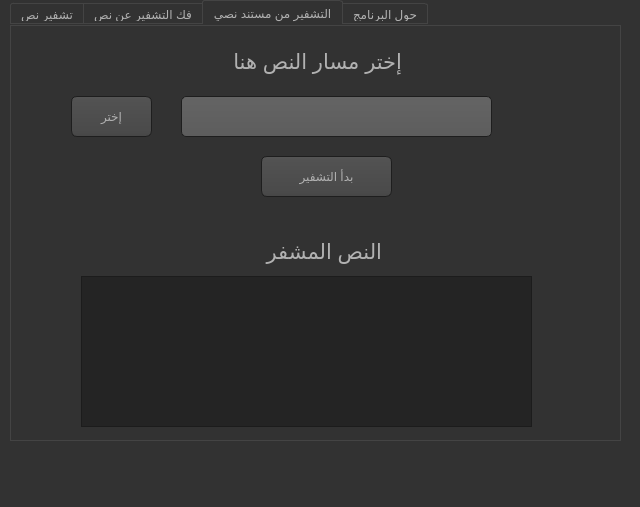
<?xml version="1.0" encoding="UTF-8"?>
<ui version="4.0">
 <class>MainWindow</class>
 <widget class="QMainWindow" name="MainWindow">
  <property name="geometry">
   <rect>
    <x>0</x>
    <y>0</y>
    <width>640</width>
    <height>507</height>
   </rect>
  </property>
  <property name="windowTitle">
   <string>MainWindow</string>
  </property>
  <property name="styleSheet">
   <string notr="true">QToolTip
{
     border: 1px solid black;
     background-color: #ffa02f;
     padding: 1px;
     border-radius: 3px;
     opacity: 100;
}

QWidget
{
    color: #b1b1b1;
    background-color: #323232;
}

QWidget:item:hover
{
    background-color: QLinearGradient( x1: 0, y1: 0, x2: 0, y2: 1, stop: 0 #ffa02f, stop: 1 #ca0619);
    color: #000000;
}

QWidget:item:selected
{
    background-color: QLinearGradient( x1: 0, y1: 0, x2: 0, y2: 1, stop: 0 #ffa02f, stop: 1 #d7801a);
}

QMenuBar::item
{
    background: transparent;
}

QMenuBar::item:selected
{
    background: transparent;
    border: 1px solid #ffaa00;
}

QMenuBar::item:pressed
{
    background: #444;
    border: 1px solid #000;
    background-color: QLinearGradient(
        x1:0, y1:0,
        x2:0, y2:1,
        stop:1 #212121,
        stop:0.4 #343434/*,
        stop:0.2 #343434,
        stop:0.1 #ffaa00*/
    );
    margin-bottom:-1px;
    padding-bottom:1px;
}

QMenu
{
    border: 1px solid #000;
}

QMenu::item
{
    padding: 2px 20px 2px 20px;
}

QMenu::item:selected
{
    color: #000000;
}

QWidget:disabled
{
    color: #404040;
    background-color: #323232;
}

QAbstractItemView
{
    background-color: QLinearGradient( x1: 0, y1: 0, x2: 0, y2: 1, stop: 0 #4d4d4d, stop: 0.1 #646464, stop: 1 #5d5d5d);
}

QWidget:focus
{
    /*border: 2px solid QLinearGradient( x1: 0, y1: 0, x2: 0, y2: 1, stop: 0 #ffa02f, stop: 1 #d7801a);*/
}

QLineEdit
{
    background-color: QLinearGradient( x1: 0, y1: 0, x2: 0, y2: 1, stop: 0 #4d4d4d, stop: 0 #646464, stop: 1 #5d5d5d);
    padding: 1px;
    border-style: solid;
    border: 1px solid #1e1e1e;
    border-radius: 5;
}

QPushButton
{
    color: #b1b1b1;
    background-color: QLinearGradient( x1: 0, y1: 0, x2: 0, y2: 1, stop: 0 #565656, stop: 0.1 #525252, stop: 0.5 #4e4e4e, stop: 0.9 #4a4a4a, stop: 1 #464646);
    border-width: 1px;
    border-color: #1e1e1e;
    border-style: solid;
    border-radius: 6;
    padding: 3px;
    font-size: 12px;
    padding-left: 5px;
    padding-right: 5px;
}

QPushButton:pressed
{
    background-color: QLinearGradient( x1: 0, y1: 0, x2: 0, y2: 1, stop: 0 #2d2d2d, stop: 0.1 #2b2b2b, stop: 0.5 #292929, stop: 0.9 #282828, stop: 1 #252525);
}

QComboBox
{
    selection-background-color: #ffaa00;
    background-color: QLinearGradient( x1: 0, y1: 0, x2: 0, y2: 1, stop: 0 #565656, stop: 0.1 #525252, stop: 0.5 #4e4e4e, stop: 0.9 #4a4a4a, stop: 1 #464646);
    border-style: solid;
    border: 1px solid #1e1e1e;
    border-radius: 5;
}

QComboBox:hover,QPushButton:hover
{
    border: 2px solid QLinearGradient( x1: 0, y1: 0, x2: 0, y2: 1, stop: 0 #ffa02f, stop: 1 #d7801a);
}


QComboBox:on
{
    padding-top: 3px;
    padding-left: 4px;
    background-color: QLinearGradient( x1: 0, y1: 0, x2: 0, y2: 1, stop: 0 #2d2d2d, stop: 0.1 #2b2b2b, stop: 0.5 #292929, stop: 0.9 #282828, stop: 1 #252525);
    selection-background-color: #ffaa00;
}

QComboBox QAbstractItemView
{
    border: 2px solid darkgray;
    selection-background-color: QLinearGradient( x1: 0, y1: 0, x2: 0, y2: 1, stop: 0 #ffa02f, stop: 1 #d7801a);
}

QComboBox::drop-down
{
     subcontrol-origin: padding;
     subcontrol-position: top right;
     width: 15px;

     border-left-width: 0px;
     border-left-color: darkgray;
     border-left-style: solid; /* just a single line */
     border-top-right-radius: 3px; /* same radius as the QComboBox */
     border-bottom-right-radius: 3px;
 }

QComboBox::down-arrow
{
     image: url(:/down_arrow.png);
}

QGroupBox:focus
{
border: 2px solid QLinearGradient( x1: 0, y1: 0, x2: 0, y2: 1, stop: 0 #ffa02f, stop: 1 #d7801a);
}

QTextEdit:focus
{
    border: 2px solid QLinearGradient( x1: 0, y1: 0, x2: 0, y2: 1, stop: 0 #ffa02f, stop: 1 #d7801a);
}

QScrollBar:horizontal {
     border: 1px solid #222222;
     background: QLinearGradient( x1: 0, y1: 0, x2: 0, y2: 1, stop: 0.0 #121212, stop: 0.2 #282828, stop: 1 #484848);
     height: 7px;
     margin: 0px 16px 0 16px;
}

QScrollBar::handle:horizontal
{
      background: QLinearGradient( x1: 0, y1: 0, x2: 1, y2: 0, stop: 0 #ffa02f, stop: 0.5 #d7801a, stop: 1 #ffa02f);
      min-height: 20px;
      border-radius: 2px;
}

QScrollBar::add-line:horizontal {
      border: 1px solid #1b1b19;
      border-radius: 2px;
      background: QLinearGradient( x1: 0, y1: 0, x2: 1, y2: 0, stop: 0 #ffa02f, stop: 1 #d7801a);
      width: 14px;
      subcontrol-position: right;
      subcontrol-origin: margin;
}

QScrollBar::sub-line:horizontal {
      border: 1px solid #1b1b19;
      border-radius: 2px;
      background: QLinearGradient( x1: 0, y1: 0, x2: 1, y2: 0, stop: 0 #ffa02f, stop: 1 #d7801a);
      width: 14px;
     subcontrol-position: left;
     subcontrol-origin: margin;
}

QScrollBar::right-arrow:horizontal, QScrollBar::left-arrow:horizontal
{
      border: 1px solid black;
      width: 1px;
      height: 1px;
      background: white;
}

QScrollBar::add-page:horizontal, QScrollBar::sub-page:horizontal
{
      background: none;
}

QScrollBar:vertical
{
      background: QLinearGradient( x1: 0, y1: 0, x2: 1, y2: 0, stop: 0.0 #121212, stop: 0.2 #282828, stop: 1 #484848);
      width: 7px;
      margin: 16px 0 16px 0;
      border: 1px solid #222222;
}

QScrollBar::handle:vertical
{
      background: QLinearGradient( x1: 0, y1: 0, x2: 0, y2: 1, stop: 0 #ffa02f, stop: 0.5 #d7801a, stop: 1 #ffa02f);
      min-height: 20px;
      border-radius: 2px;
}

QScrollBar::add-line:vertical
{
      border: 1px solid #1b1b19;
      border-radius: 2px;
      background: QLinearGradient( x1: 0, y1: 0, x2: 0, y2: 1, stop: 0 #ffa02f, stop: 1 #d7801a);
      height: 14px;
      subcontrol-position: bottom;
      subcontrol-origin: margin;
}

QScrollBar::sub-line:vertical
{
      border: 1px solid #1b1b19;
      border-radius: 2px;
      background: QLinearGradient( x1: 0, y1: 0, x2: 0, y2: 1, stop: 0 #d7801a, stop: 1 #ffa02f);
      height: 14px;
      subcontrol-position: top;
      subcontrol-origin: margin;
}

QScrollBar::up-arrow:vertical, QScrollBar::down-arrow:vertical
{
      border: 1px solid black;
      width: 1px;
      height: 1px;
      background: white;
}


QScrollBar::add-page:vertical, QScrollBar::sub-page:vertical
{
      background: none;
}

QTextEdit
{
    background-color: #242424;
}

QPlainTextEdit
{
    background-color: #242424;
}

QHeaderView::section
{
    background-color: QLinearGradient(x1:0, y1:0, x2:0, y2:1, stop:0 #616161, stop: 0.5 #505050, stop: 0.6 #434343, stop:1 #656565);
    color: white;
    padding-left: 4px;
    border: 1px solid #6c6c6c;
}

QCheckBox:disabled
{
color: #414141;
}

QDockWidget::title
{
    text-align: center;
    spacing: 3px; /* spacing between items in the tool bar */
    background-color: QLinearGradient(x1:0, y1:0, x2:0, y2:1, stop:0 #323232, stop: 0.5 #242424, stop:1 #323232);
}

QDockWidget::close-button, QDockWidget::float-button
{
    text-align: center;
    spacing: 1px; /* spacing between items in the tool bar */
    background-color: QLinearGradient(x1:0, y1:0, x2:0, y2:1, stop:0 #323232, stop: 0.5 #242424, stop:1 #323232);
}

QDockWidget::close-button:hover, QDockWidget::float-button:hover
{
    background: #242424;
}

QDockWidget::close-button:pressed, QDockWidget::float-button:pressed
{
    padding: 1px -1px -1px 1px;
}

QMainWindow::separator
{
    background-color: QLinearGradient(x1:0, y1:0, x2:0, y2:1, stop:0 #161616, stop: 0.5 #151515, stop: 0.6 #212121, stop:1 #343434);
    color: white;
    padding-left: 4px;
    border: 1px solid #4c4c4c;
    spacing: 3px; /* spacing between items in the tool bar */
}

QMainWindow::separator:hover
{

    background-color: QLinearGradient(x1:0, y1:0, x2:0, y2:1, stop:0 #d7801a, stop:0.5 #b56c17 stop:1 #ffa02f);
    color: white;
    padding-left: 4px;
    border: 1px solid #6c6c6c;
    spacing: 3px; /* spacing between items in the tool bar */
}

QToolBar::handle
{
     spacing: 3px; /* spacing between items in the tool bar */
     background: url(:/images/handle.png);
}

QMenu::separator
{
    height: 2px;
    background-color: QLinearGradient(x1:0, y1:0, x2:0, y2:1, stop:0 #161616, stop: 0.5 #151515, stop: 0.6 #212121, stop:1 #343434);
    color: white;
    padding-left: 4px;
    margin-left: 10px;
    margin-right: 5px;
}

QProgressBar
{
    border: 2px solid grey;
    border-radius: 5px;
    text-align: center;
}

QProgressBar::chunk
{
    background-color: #d7801a;
    width: 2.15px;
    margin: 0.5px;
}

QTabBar::tab {
    color: #b1b1b1;
    border: 1px solid #444;
    border-bottom-style: none;
    background-color: #323232;
    padding-left: 10px;
    padding-right: 10px;
    padding-top: 3px;
    padding-bottom: 2px;
    margin-right: -1px;
}

QTabWidget::pane {
    border: 1px solid #444;
    top: 1px;
}

QTabBar::tab:last
{
    margin-right: 0; /* the last selected tab has nothing to overlap with on the right */
    border-top-right-radius: 3px;
}

QTabBar::tab:first:!selected
{
 margin-left: 0px; /* the last selected tab has nothing to overlap with on the right */


    border-top-left-radius: 3px;
}

QTabBar::tab:!selected
{
    color: #b1b1b1;
    border-bottom-style: solid;
    margin-top: 3px;
    background-color: QLinearGradient(x1:0, y1:0, x2:0, y2:1, stop:1 #212121, stop:.4 #343434);
}

QTabBar::tab:selected
{
    border-top-left-radius: 3px;
    border-top-right-radius: 3px;
    margin-bottom: 0px;
}

QTabBar::tab:!selected:hover
{
    /*border-top: 2px solid #ffaa00;
    padding-bottom: 3px;*/
    border-top-left-radius: 3px;
    border-top-right-radius: 3px;
    background-color: QLinearGradient(x1:0, y1:0, x2:0, y2:1, stop:1 #212121, stop:0.4 #343434, stop:0.2 #343434, stop:0.1 #ffaa00);
}

QRadioButton::indicator:checked, QRadioButton::indicator:unchecked{
    color: #b1b1b1;
    background-color: #323232;
    border: 1px solid #b1b1b1;
    border-radius: 6px;
}

QRadioButton::indicator:checked
{
    background-color: qradialgradient(
        cx: 0.5, cy: 0.5,
        fx: 0.5, fy: 0.5,
        radius: 1.0,
        stop: 0.25 #ffaa00,
        stop: 0.3 #323232
    );
}

QCheckBox::indicator{
    color: #b1b1b1;
    background-color: #323232;
    border: 1px solid #b1b1b1;
    width: 9px;
    height: 9px;
}

QRadioButton::indicator
{
    border-radius: 6px;
}

QRadioButton::indicator:hover, QCheckBox::indicator:hover
{
    border: 1px solid #ffaa00;
}

QCheckBox::indicator:checked
{
    image:url(:/images/checkbox.png);
}

QCheckBox::indicator:disabled, QRadioButton::indicator:disabled
{
    border: 1px solid #444;
}</string>
  </property>
  <widget class="QWidget" name="centralwidget">
   <widget class="QTabWidget" name="tabWidget">
    <property name="geometry">
     <rect>
      <x>10</x>
      <y>0</y>
      <width>611</width>
      <height>441</height>
     </rect>
    </property>
    <property name="currentIndex">
     <number>2</number>
    </property>
    <widget class="QWidget" name="tab">
     <attribute name="title">
      <string>تشفير نص</string>
     </attribute>
     <widget class="QTextEdit" name="textEdit">
      <property name="geometry">
       <rect>
        <x>80</x>
        <y>40</y>
        <width>451</width>
        <height>131</height>
       </rect>
      </property>
     </widget>
     <widget class="QLabel" name="label_2">
      <property name="geometry">
       <rect>
        <x>130</x>
        <y>240</y>
        <width>231</width>
        <height>31</height>
       </rect>
      </property>
      <property name="font">
       <font>
        <pointsize>16</pointsize>
       </font>
      </property>
      <property name="text">
       <string>النص المشفر </string>
      </property>
     </widget>
     <widget class="QPushButton" name="pushButton">
      <property name="geometry">
       <rect>
        <x>230</x>
        <y>190</y>
        <width>131</width>
        <height>41</height>
       </rect>
      </property>
      <property name="font">
       <font>
        <pointsize>-1</pointsize>
       </font>
      </property>
      <property name="text">
       <string>بدأ التشفير</string>
      </property>
     </widget>
     <widget class="QTextEdit" name="textEdit_3">
      <property name="geometry">
       <rect>
        <x>80</x>
        <y>280</y>
        <width>451</width>
        <height>121</height>
       </rect>
      </property>
     </widget>
     <widget class="QLabel" name="label">
      <property name="geometry">
       <rect>
        <x>180</x>
        <y>0</y>
        <width>231</width>
        <height>31</height>
       </rect>
      </property>
      <property name="font">
       <font>
        <pointsize>16</pointsize>
       </font>
      </property>
      <property name="text">
       <string>أدخل النص المكتوب هنا</string>
      </property>
     </widget>
    </widget>
    <widget class="QWidget" name="tab_2">
     <attribute name="title">
      <string>فك التشفير عن نص</string>
     </attribute>
     <widget class="QPushButton" name="pushButton_2">
      <property name="geometry">
       <rect>
        <x>230</x>
        <y>160</y>
        <width>131</width>
        <height>41</height>
       </rect>
      </property>
      <property name="font">
       <font>
        <pointsize>-1</pointsize>
       </font>
      </property>
      <property name="text">
       <string>بدأ التشفير</string>
      </property>
     </widget>
     <widget class="QTextEdit" name="textEdit_4">
      <property name="geometry">
       <rect>
        <x>80</x>
        <y>250</y>
        <width>451</width>
        <height>151</height>
       </rect>
      </property>
     </widget>
     <widget class="QLabel" name="label_3">
      <property name="geometry">
       <rect>
        <x>170</x>
        <y>210</y>
        <width>231</width>
        <height>31</height>
       </rect>
      </property>
      <property name="font">
       <font>
        <pointsize>16</pointsize>
       </font>
      </property>
      <property name="text">
       <string>النص بعد إلغاء التشفير</string>
      </property>
     </widget>
     <widget class="QLabel" name="label_4">
      <property name="geometry">
       <rect>
        <x>180</x>
        <y>10</y>
        <width>231</width>
        <height>31</height>
       </rect>
      </property>
      <property name="font">
       <font>
        <pointsize>16</pointsize>
       </font>
      </property>
      <property name="text">
       <string>أدخل النص المشفر هنا</string>
      </property>
     </widget>
     <widget class="QTextEdit" name="textEdit_2">
      <property name="geometry">
       <rect>
        <x>70</x>
        <y>50</y>
        <width>451</width>
        <height>91</height>
       </rect>
      </property>
     </widget>
    </widget>
    <widget class="QWidget" name="tab_3">
     <attribute name="title">
      <string>التشفير من مستند نصي</string>
     </attribute>
     <widget class="QLabel" name="label_5">
      <property name="geometry">
       <rect>
        <x>160</x>
        <y>20</y>
        <width>231</width>
        <height>31</height>
       </rect>
      </property>
      <property name="font">
       <font>
        <pointsize>16</pointsize>
       </font>
      </property>
      <property name="text">
       <string>إختر مسار النص هنا</string>
      </property>
     </widget>
     <widget class="QLineEdit" name="lineEdit">
      <property name="geometry">
       <rect>
        <x>170</x>
        <y>70</y>
        <width>311</width>
        <height>41</height>
       </rect>
      </property>
     </widget>
     <widget class="QPushButton" name="pushButton_3">
      <property name="geometry">
       <rect>
        <x>60</x>
        <y>70</y>
        <width>81</width>
        <height>41</height>
       </rect>
      </property>
      <property name="font">
       <font>
        <pointsize>-1</pointsize>
       </font>
      </property>
      <property name="text">
       <string>إختر</string>
      </property>
     </widget>
     <widget class="QPushButton" name="pushButton_4">
      <property name="geometry">
       <rect>
        <x>250</x>
        <y>130</y>
        <width>131</width>
        <height>41</height>
       </rect>
      </property>
      <property name="font">
       <font>
        <pointsize>-1</pointsize>
       </font>
      </property>
      <property name="text">
       <string>بدأ التشفير</string>
      </property>
     </widget>
     <widget class="QLabel" name="label_6">
      <property name="geometry">
       <rect>
        <x>140</x>
        <y>210</y>
        <width>231</width>
        <height>31</height>
       </rect>
      </property>
      <property name="font">
       <font>
        <pointsize>16</pointsize>
       </font>
      </property>
      <property name="text">
       <string>النص المشفر</string>
      </property>
     </widget>
     <widget class="QTextEdit" name="textEdit_5">
      <property name="geometry">
       <rect>
        <x>70</x>
        <y>250</y>
        <width>451</width>
        <height>151</height>
       </rect>
      </property>
     </widget>
    </widget>
    <widget class="QWidget" name="tab_7">
     <attribute name="title">
      <string>حول البرنامج</string>
     </attribute>
     <widget class="QTextBrowser" name="textBrowser">
      <property name="geometry">
       <rect>
        <x>170</x>
        <y>60</y>
        <width>301</width>
        <height>301</height>
       </rect>
      </property>
      <property name="html">
       <string>&lt;!DOCTYPE HTML PUBLIC &quot;-//W3C//DTD HTML 4.0//EN&quot; &quot;http://www.w3.org/TR/REC-html40/strict.dtd&quot;&gt;
&lt;html&gt;&lt;head&gt;&lt;meta name=&quot;qrichtext&quot; content=&quot;1&quot; /&gt;&lt;style type=&quot;text/css&quot;&gt;
p, li { white-space: pre-wrap; }
&lt;/style&gt;&lt;/head&gt;&lt;body style=&quot; font-family:'MS Shell Dlg 2'; font-size:8.25pt; font-weight:400; font-style:normal;&quot;&gt;
&lt;p align=&quot;center&quot; style=&quot; margin-top:0px; margin-bottom:0px; margin-left:0px; margin-right:0px; -qt-block-indent:0; text-indent:0px;&quot;&gt;&lt;span style=&quot; font-size:16pt; font-weight:600; text-decoration: underline;&quot;&gt;حول البرنامج&lt;/span&gt;&lt;/p&gt;
&lt;p align=&quot;center&quot; style=&quot;-qt-paragraph-type:empty; margin-top:0px; margin-bottom:0px; margin-left:0px; margin-right:0px; -qt-block-indent:0; text-indent:0px; font-size:16pt; font-weight:600; text-decoration: underline;&quot;&gt;&lt;br /&gt;&lt;/p&gt;
&lt;p align=&quot;center&quot; style=&quot; margin-top:0px; margin-bottom:0px; margin-left:0px; margin-right:0px; -qt-block-indent:0; text-indent:0px;&quot;&gt;&lt;span style=&quot; font-size:14pt;&quot;&gt;تم بإذن الله عمل برنامج &lt;/span&gt;&lt;/p&gt;
&lt;p align=&quot;center&quot; style=&quot; margin-top:0px; margin-bottom:0px; margin-left:0px; margin-right:0px; -qt-block-indent:0; text-indent:0px;&quot;&gt;&lt;span style=&quot; font-size:14pt;&quot;&gt;Hyper Coder &lt;/span&gt;&lt;/p&gt;
&lt;p align=&quot;center&quot; style=&quot; margin-top:0px; margin-bottom:0px; margin-left:0px; margin-right:0px; -qt-block-indent:0; text-indent:0px;&quot;&gt;&lt;span style=&quot; font-size:14pt;&quot;&gt;v 1.0&lt;/span&gt;&lt;/p&gt;
&lt;p align=&quot;center&quot; style=&quot;-qt-paragraph-type:empty; margin-top:0px; margin-bottom:0px; margin-left:0px; margin-right:0px; -qt-block-indent:0; text-indent:0px; font-size:14pt;&quot;&gt;&lt;br /&gt;&lt;/p&gt;
&lt;p align=&quot;center&quot; style=&quot; margin-top:0px; margin-bottom:0px; margin-left:0px; margin-right:0px; -qt-block-indent:0; text-indent:0px;&quot;&gt;&lt;span style=&quot; font-size:14pt;&quot;&gt;من طرف &lt;/span&gt;&lt;/p&gt;
&lt;p align=&quot;center&quot; style=&quot; margin-top:0px; margin-bottom:0px; margin-left:0px; margin-right:0px; -qt-block-indent:0; text-indent:0px;&quot;&gt;&lt;span style=&quot; font-size:12pt;&quot;&gt;lyaseer79@gmail.com&lt;/span&gt;&lt;/p&gt;
&lt;p align=&quot;center&quot; style=&quot; margin-top:0px; margin-bottom:0px; margin-left:0px; margin-right:0px; -qt-block-indent:0; text-indent:0px;&quot;&gt;&lt;span style=&quot; font-size:12pt;&quot;&gt;https://www.facebook.com/lyaseer79&lt;/span&gt;&lt;/p&gt;
&lt;p align=&quot;center&quot; style=&quot; margin-top:0px; margin-bottom:0px; margin-left:0px; margin-right:0px; -qt-block-indent:0; text-indent:0px;&quot;&gt;&lt;span style=&quot; font-size:14pt;&quot;&gt;في إنتظار تطوير البرنامج&lt;/span&gt;&lt;/p&gt;
&lt;p align=&quot;center&quot; style=&quot; margin-top:0px; margin-bottom:0px; margin-left:0px; margin-right:0px; -qt-block-indent:0; text-indent:0px;&quot;&gt;&lt;span style=&quot; font-size:14pt;&quot;&gt;لاحقا&lt;/span&gt;&lt;/p&gt;&lt;/body&gt;&lt;/html&gt;</string>
      </property>
     </widget>
    </widget>
   </widget>
  </widget>
  <widget class="QMenuBar" name="menubar">
   <property name="geometry">
    <rect>
     <x>0</x>
     <y>0</y>
     <width>640</width>
     <height>21</height>
    </rect>
   </property>
  </widget>
  <widget class="QStatusBar" name="statusbar"/>
 </widget>
 <resources/>
 <connections/>
</ui>
